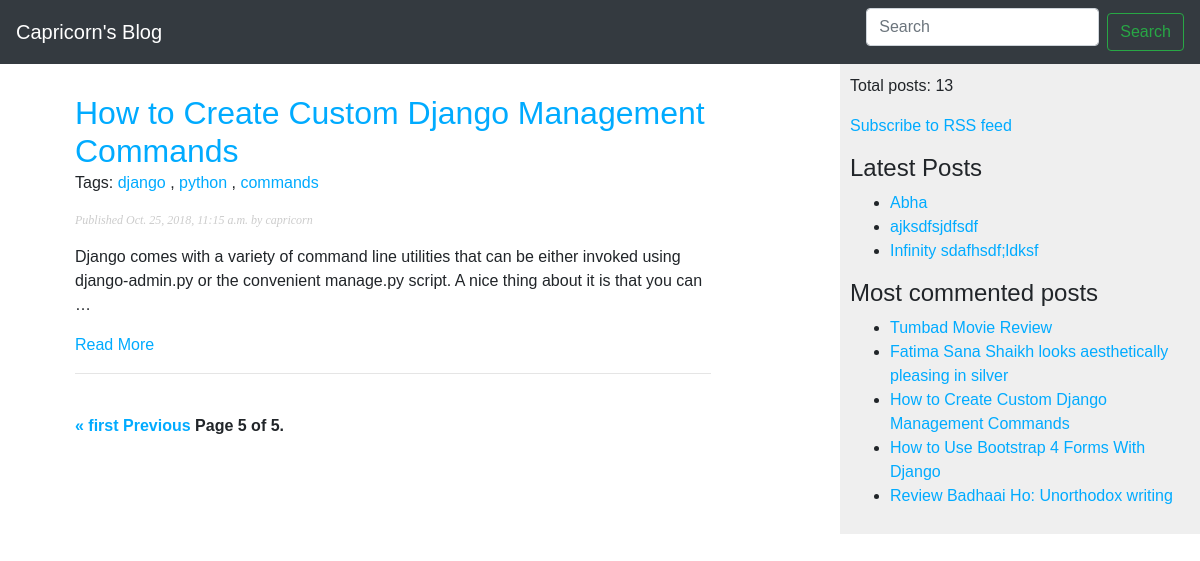
The app's page /?page=5 with its own data.
### blog/models.py (models this page shows, shortened)
class Post(models.Model):
    STATUS_CHOICE = (
        ('draft', 'Draft'),
        ('published', 'Published'),
    )
    title = models.CharField(max_length=250)
    slug = models.SlugField(max_length=250, unique_for_date='publish', blank=True, null=False)
    author = models.ForeignKey(User, on_delete=models.CASCADE, related_name='blog_posts')
    body = models.TextField()
    publish = models.DateTimeField(default=timezone.now)
    created = models.DateTimeField(auto_now_add=True)
    updated = models.DateTimeField(auto_now=True)
    status = models.CharField(max_length=10, choices=STATUS_CHOICE, default='draft')
    objects = models.Manager()  # default manager
    published = PublishedManager()  # custom manager
    tags = TaggableManager()
    class Meta:
        ordering = ('-publish',)
    def get_absolute_url(self):
        return reverse('blog:post_detail', args=[
            self.publish.year,
            self.publish.month,
            self.publish.day,
            self.slug
        ])

### blog/views.py (the view)
# urls.py: path('', views.post_list, name='post_list'),
def post_list(request, tag_slug=None):
    posts = Post.published.all()
    tag = None
    if tag_slug:
        tag = get_object_or_404(Tag, slug=tag_slug)
        posts = posts.filter(tags__in=[tag])
    paginator = Paginator(posts, 3)  # 3 posts in each page
    page = request.GET.get('page')
    try:
        posts = paginator.page(page)
    except PageNotAnInteger:
        posts = paginator.page(1)
    except EmptyPage:
        posts = paginator.page(paginator.num_pages)
    template = 'blog/post/list.html'
    context = {
        'posts': posts,
        'page': page,
        'tag': tag
    }
    return render(request, template_name=template, context=context)

### blog/models.py (called while the page is built)
    def get_queryset(self):
        return super().get_queryset().filter(status='published')

### blog/templatetags/blog_tags.py (called while the page is built)
@register.simple_tag
def total_posts():
    return Post.published.count()

@register.inclusion_tag('blog/snippets/latest_posts.html')
def show_latest_posts(count=5):
    latest_posts = Post.published.order_by('-publish')[:count]
    return {'latest_posts': latest_posts}

@register.simple_tag
def get_most_commented_posts(count=5):
    return Post.published.annotate(total_comments=Count('comments')).order_by('-total_comments')[:count]

@register.filter(name='markdown')
def markdown_format(text):
    return mark_safe(markdown.markdown(text))

### blog/templates/blog/post/list.html (shortened to what this page needs)
{% extends 'blog/base.html' %}
{% load blog_tags %}
{% block content %}
    {% for post in posts %}
        <h2><a href="{{ post.get_absolute_url }}">{{ post.title }}</a></h2>
        <p class="tags">
            Tags:
            {% for tag in post.tags.all %}
                <a href="{% url 'blog:post_list_by_tag' tag.slug %}">{{ tag.name }}</a>
                {% if not forloop.last %}, {% endif %}
            {% endfor %}
        </p>
        <p class="date">Published {{ post.publish }} by {{ post.author }}</p>
        {{ post.body|truncatewords:30|markdown }}
        <p><a href="{{ post.get_absolute_url }}">Read More</a></p>
        <hr>
    {% endfor %}
    {% include "blog/snippets/pagination.html" with page=posts %}
{% endblock %}

### blog/templates/blog/base.html (shortened to what this page needs)
{% load blog_tags %}
{% load static %}
<!DOCTYPE html>
<html lang="en">
<head>
    <link rel="stylesheet" href="https://stackpath.bootstrapcdn.com/bootstrap/4.1.3/css/bootstrap.min.css"
>
    <link rel="stylesheet" href="{% static 'css/blog_app.css' %}">
</head>
<body>
<nav class="navbar navbar-dark bg-dark">
    <a href="{% url 'blog:post_list' %}" class="navbar-brand">Capricorn's Blog</a>
    <form class="form-inline" method="get" action="{% url 'blog:post_search' %}">
        <input class="form-control mr-sm-2" name="query" type="search" placeholder="Search" aria-label="Search">
        <button class="btn btn-outline-success my-2 my-sm-0" type="submit">Search</button>
    </form>
</nav>
<div class="container">
    <div id="content">
        {% block content %}
        {% endblock %}
    </div>
</div>
<div id="sidebar">
    <p>Total posts: {% total_posts %}</p>
    <p><a href="{% url 'blog:post_feed' %}">Subscribe to RSS feed</a></p>
    <h4>Latest Posts</h4>
    {% show_latest_posts 3 %}
    <h4>Most commented posts</h4>
    {% get_most_commented_posts as most_commented_posts %}
    <ul>
        {% for post in most_commented_posts %}
            <li><a href="{{ post.get_absolute_url }}">{{ post.title }}</a></li>
        {% endfor %}
    </ul>
</div>
</body>
</html>

### blog/templates/blog/snippets/latest_posts.html
<ul>
    {% for post in latest_posts %}
        <li><a href="{{ post.get_absolute_url }}">{{ post.title }}</a></li>
    {% endfor %}
</ul>

### blog/static/css/blog_app.css (style rules this page uses)
body { margin:0; padding:0; font-family:helvetica, sans-serif; }
a { color:#00abff; text-decoration:none; }
h2 { font-weight:normal; margin:30px 0 0; }
#content { float:left; width:60%; padding:0 0 0 30px; }
#sidebar { float:right; width:30%; padding:10px; background:#efefef; height:100%; }
p.date { color:#ccc; font-family: georgia, serif; font-size: 12px; font-style: italic; }
input, textarea { clear:both; float:left; margin:0 0 10px; background:#ededed; border:0; padding:6px 10px; font-size:12px; }

### records on screen
Post: title "How to Create Custom Django Management Commands", publish "Oct. 25, 2018, 11:15 a.m.", author "capricorn", body "Django comes with a variety of command line utilities that can be either invoked using django-admin.py or the convenient manage.py script. A nice thing about it is that you can …"
Tag: name "django"
Tag: name "python"
Tag: name "commands"
Post: title "Abha"
Post: title "ajksdfsjdfsdf"
Post: title "Infinity sdafhsdf;ldksf"
Post: title "Tumbad Movie Review"
Post: title "Fatima Sana Shaikh looks aesthetically pleasing in silver"
Post: title "How to Use Bootstrap 4 Forms With Django"
Post: title "Review Badhaai Ho: Unorthodox writing"

### other values on screen
{{ page.number }} "5"
{{ page.paginator.num_pages }} "5"
